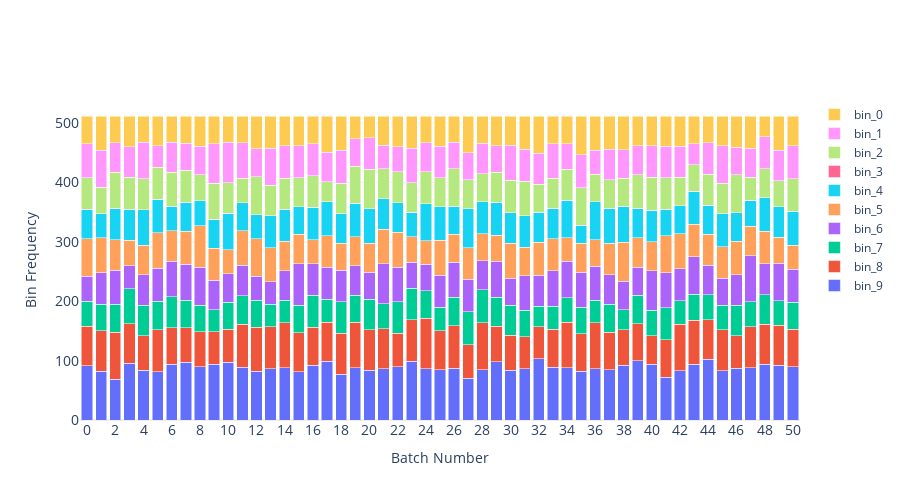

Notebook code for this chart:
### Code cell
fig = plot_batches(all_batches)
fig.update_layout(
        autosize=False,
        width=900,
        height=500,
    # title_text="",
        yaxis=dict(
            title_text="Bin Frequency",
            titlefont=dict(size=14),
            tickfont=dict(size=14),
        ),
        xaxis=dict(
            title_text="Batch Number",
            titlefont=dict(size=14),
            tickfont=dict(size=14),
        ),
    barmode="stack",
    )
fig.write_image("imgs/chapter_14/with_batchsamplers.png")
fig.show()

### Figure 1 — Plotly figure (JSON) as saved in the notebook; plotly's stock layout.template omitted (floating-point values rounded to 4 significant figures)
{"data": [{"name": "bin_9", "textposition": "auto", "type": "bar", "x": ["0", "1", "2", "3", "4", "5", "6", "7", "8", "9", "10", "11", "12", "13", "14", "15", "16", "17", "18", "19", "20", "21", "22", "23", "24", "25", "26", "27", "28", "29", "30", "31", "32", "33", "34", "35", "36", "37", "38", "39", "40", "41", "42", "43", "44", "45", "46", "47", "48", "49", "50"], "y": [91, 82, 69, 96, 84, 81, 94, 97, 90, 94, 97, 89, 82, 86, 88, 81, 92, 99, 77, 88, 84, 86, 90, 99, 86, 85, 87, 70, 85, 98, 84, 86, 103, 89, 88, 82, 86, 85, 92, 100, 94, 72, 83, 94, 102, 83, 87, 88, 94, 92, 90]}, {"name": "bin_8", "textposition": "auto", "type": "bar", "x": ["0", "1", "2", "3", "4", "5", "6", "7", "8", "9", "10", "11", "12", "13", "14", "15", "16", "17", "18", "19", "20", "21", "22", "23", "24", "25", "26", "27", "28", "29", "30", "31", "32", "33", "34", "35", "36", "37", "38", "39", "40", "41", "42", "43", "44", "45", "46", "47", "48", "49", "50"], "y": [67, 68, 79, 66, 58, 71, 61, 58, 59, 55, 56, 72, 74, 71, 76, 66, 64, 66, 69, 77, 68, 68, 56, 70, 85, 65, 72, 57, 79, 60, 59, 54, 54, 64, 77, 63, 78, 63, 60, 62, 48, 63, 78, 74, 67, 69, 55, 69, 67, 68, 63]}, {"name": "bin_7", "textposition": "auto", "type": "bar", "x": ["0", "1", "2", "3", "4", "5", "6", "7", "8", "9", "10", "11", "12", "13", "14", "15", "16", "17", "18", "19", "20", "21", "22", "23", "24", "25", "26", "27", "28", "29", "30", "31", "32", "33", "34", "35", "36", "37", "38", "39", "40", "41", "42", "43", "44", "45", "46", "47", "48", "49", "50"], "y": [42, 45, 47, 59, 51, 48, 53, 47, 44, 37, 45, 48, 46, 38, 38, 46, 54, 38, 53, 45, 51, 42, 53, 53, 47, 40, 48, 55, 55, 49, 50, 45, 35, 39, 41, 45, 38, 47, 34, 48, 43, 54, 40, 44, 42, 41, 51, 42, 50, 41, 45]}, {"name": "bin_6", "textposition": "auto", "type": "bar", "x": ["0", "1", "2", "3", "4", "5", "6", "7", "8", "9", "10", "11", "12", "13", "14", "15", "16", "17", "18", "19", "20", "21", "22", "23", "24", "25", "26", "27", "28", "29", "30", "31", "32", "33", "34", "35", "36", "37", "38", "39", "40", "41", "42", "43", "44", "45", "46", "47", "48", "49", "50"], "y": [42, 53, 57, 39, 52, 56, 59, 60, 64, 49, 48, 52, 40, 38, 49, 70, 53, 54, 53, 50, 46, 67, 58, 44, 44, 54, 59, 55, 49, 60, 46, 58, 52, 59, 61, 59, 57, 50, 48, 47, 66, 59, 54, 63, 50, 46, 52, 78, 52, 63, 56]}, {"name": "bin_5", "textposition": "auto", "type": "bar", "x": ["0", "1", "2", "3", "4", "5", "6", "7", "8", "9", "10", "11", "12", "13", "14", "15", "16", "17", "18", "19", "20", "21", "22", "23", "24", "25", "26", "27", "28", "29", "30", "31", "32", "33", "34", "35", "36", "37", "38", "39", "40", "41", "42", "43", "44", "45", "46", "47", "48", "49", "50"], "y": [63, 59, 52, 43, 49, 59, 52, 56, 70, 54, 41, 58, 63, 57, 50, 50, 41, 53, 46, 49, 49, 58, 59, 43, 40, 59, 47, 53, 46, 44, 59, 48, 55, 54, 40, 49, 45, 53, 65, 50, 49, 62, 59, 55, 52, 53, 56, 49, 55, 44, 40]}, {"name": "bin_4", "textposition": "auto", "type": "bar", "x": ["0", "1", "2", "3", "4", "5", "6", "7", "8", "9", "10", "11", "12", "13", "14", "15", "16", "17", "18", "19", "20", "21", "22", "23", "24", "25", "26", "27", "28", "29", "30", "31", "32", "33", "34", "35", "36", "37", "38", "39", "40", "41", "42", "43", "44", "45", "46", "47", "48", "49", "50"], "y": [50, 40, 53, 52, 60, 57, 41, 49, 42, 49, 61, 47, 41, 54, 54, 46, 54, 58, 49, 56, 58, 52, 50, 41, 62, 56, 47, 66, 54, 56, 51, 53, 51, 52, 63, 30, 64, 59, 61, 50, 53, 45, 47, 55, 49, 55, 48, 44, 56, 51, 58]}, {"name": "bin_3", "textposition": "auto", "type": "bar", "x": ["0", "1", "2", "3", "4", "5", "6", "7", "8", "9", "10", "11", "12", "13", "14", "15", "16", "17", "18", "19", "20", "21", "22", "23", "24", "25", "26", "27", "28", "29", "30", "31", "32", "33", "34", "35", "36", "37", "38", "39", "40", "41", "42", "43", "44", "45", "46", "47", "48", "49", "50"], "y": [0, 0, 0, 0, 0, 0, 0, 0, 0, 0, 0, 0, 0, 0, 0, 0, 0, 0, 0, 0, 0, 0, 0, 0, 0, 0, 0, 0, 0, 0, 0, 0, 0, 0, 0, 0, 0, 0, 0, 0, 0, 0, 0, 0, 0, 0, 0, 0, 0, 0, 0]}, {"name": "bin_2", "textposition": "auto", "type": "bar", "x": ["0", "1", "2", "3", "4", "5", "6", "7", "8", "9", "10", "11", "12", "13", "14", "15", "16", "17", "18", "19", "20", "21", "22", "23", "24", "25", "26", "27", "28", "29", "30", "31", "32", "33", "34", "35", "36", "37", "38", "39", "40", "41", "42", "43", "44", "45", "46", "47", "48", "49", "50"], "y": [53, 45, 60, 54, 52, 54, 57, 54, 44, 61, 52, 41, 64, 51, 52, 49, 53, 33, 52, 62, 66, 50, 52, 50, 54, 49, 63, 49, 47, 50, 55, 58, 47, 50, 52, 63, 46, 48, 47, 56, 56, 53, 48, 45, 52, 52, 64, 39, 49, 44, 54]}, {"name": "bin_1", "textposition": "auto", "type": "bar", "x": ["0", "1", "2", "3", "4", "5", "6", "7", "8", "9", "10", "11", "12", "13", "14", "15", "16", "17", "18", "19", "20", "21", "22", "23", "24", "25", "26", "27", "28", "29", "30", "31", "32", "33", "34", "35", "36", "37", "38", "39", "40", "41", "42", "43", "44", "45", "46", "47", "48", "49", "50"], "y": [57, 62, 50, 51, 62, 36, 51, 45, 48, 66, 68, 60, 47, 63, 55, 54, 54, 50, 55, 47, 53, 40, 42, 58, 49, 53, 45, 45, 51, 45, 59, 54, 52, 58, 43, 56, 40, 51, 48, 49, 53, 53, 52, 35, 53, 63, 46, 49, 54, 51, 56]}, {"name": "bin_0", "textposition": "auto", "type": "bar", "x": ["0", "1", "2", "3", "4", "5", "6", "7", "8", "9", "10", "11", "12", "13", "14", "15", "16", "17", "18", "19", "20", "21", "22", "23", "24", "25", "26", "27", "28", "29", "30", "31", "32", "33", "34", "35", "36", "37", "38", "39", "40", "41", "42", "43", "44", "45", "46", "47", "48", "49", "50"], "y": [47, 58, 45, 52, 44, 50, 44, 46, 51, 47, 44, 45, 55, 54, 50, 50, 47, 61, 58, 38, 37, 49, 52, 54, 45, 51, 44, 62, 46, 50, 49, 56, 63, 47, 47, 65, 58, 56, 57, 50, 50, 51, 51, 47, 45, 50, 53, 54, 35, 58, 50]}], "layout": {"autosize": false, "barmode": "stack", "height": 500, "width": 900, "xaxis": {"autorange": true, "range": [-0.5, 50.5], "tickfont": {"size": 14}, "title": {"font": {"size": 14}, "text": "Batch Number"}, "type": "category"}, "yaxis": {"autorange": true, "range": [0, 538.9], "tickfont": {"size": 14}, "title": {"font": {"size": 14}, "text": "Bin Frequency"}, "type": "linear"}}}
